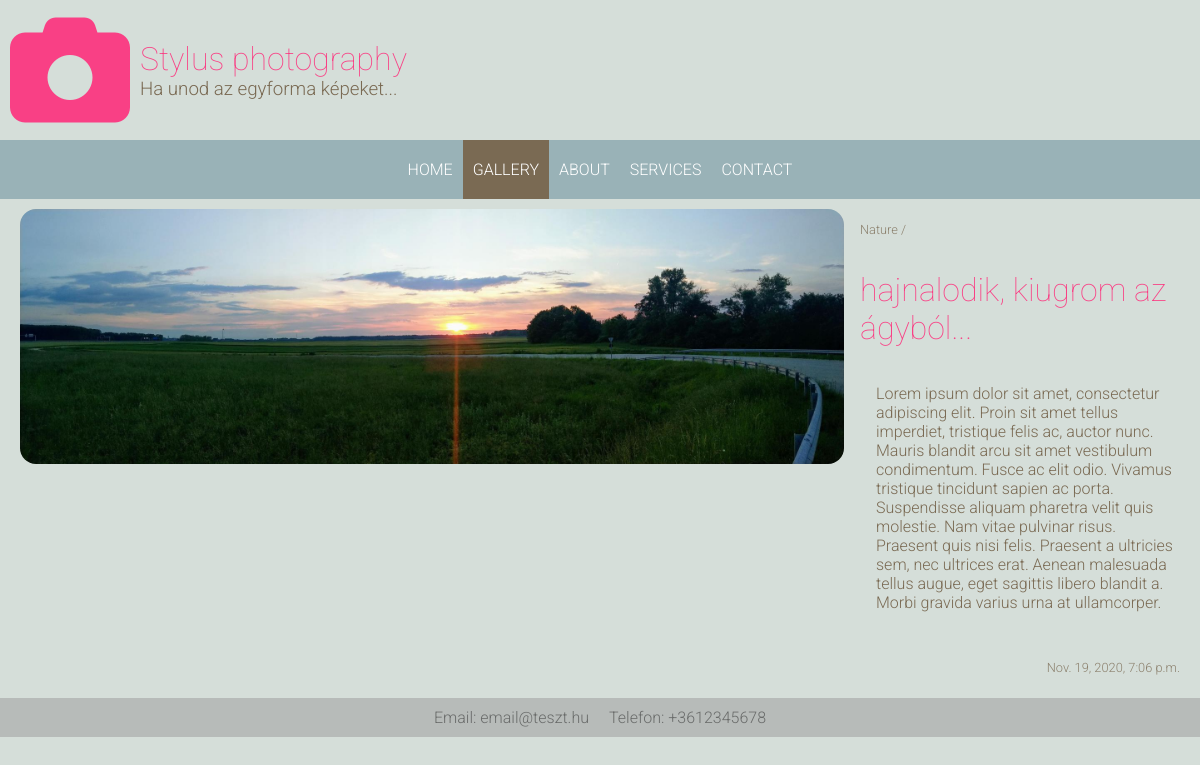
The page /gallery/hajnalodik-kiugrom-az-agybol/ on the database as committed earlier.
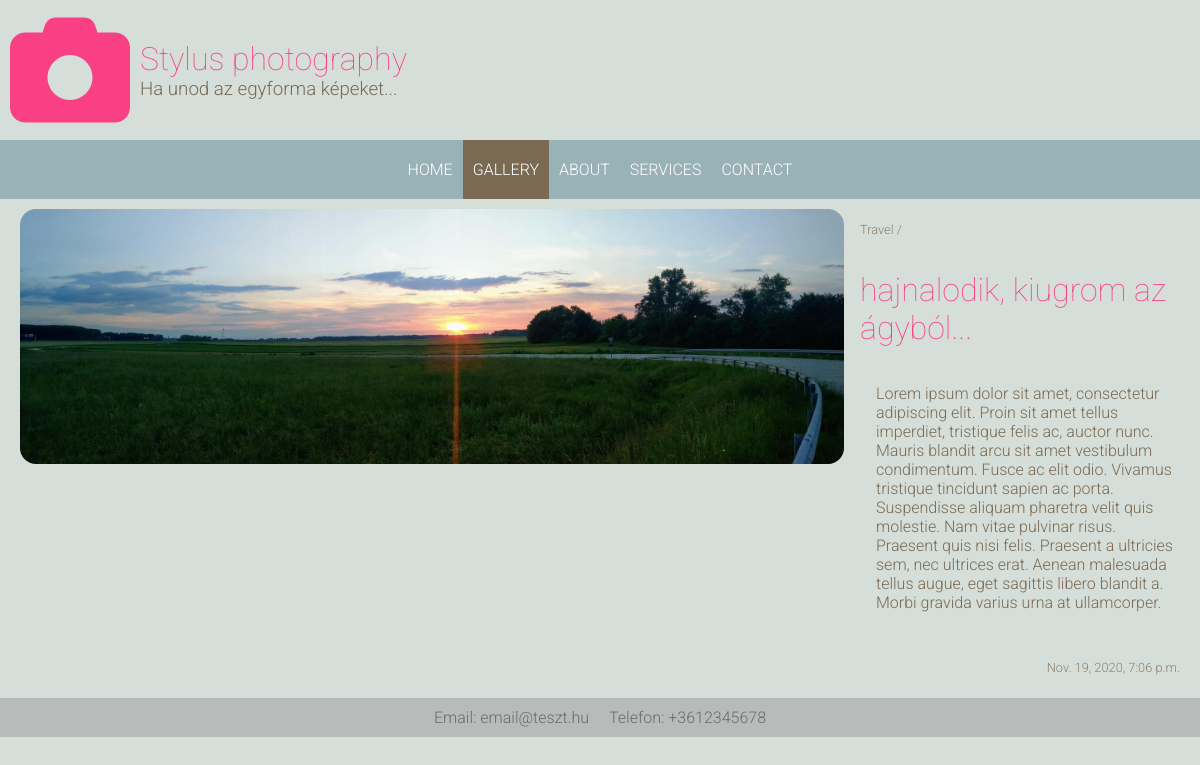
The same page on the database as committed later.
### gallery/models.py (models this page shows, shortened)
class Photo(models.Model):
    category = models.ForeignKey(Category, on_delete=models.CASCADE)
    title = models.CharField("Cím", max_length=200)
    image = models.ImageField("Kép", upload_to="photos")
    description = models.TextField("Leírás", max_length=2000)
    uploaded = models.DateTimeField(auto_now_add=True)
    slug = models.SlugField(max_length=200, blank=True, editable=False)
    class Meta:
        verbose_name_plural = "Fotók"

class Category(models.Model):
    title = models.CharField("Kategória név", max_length=200)
    class Meta:
        verbose_name_plural = "Kategóriák"
    def __str__(self):
        return self.title

### gallery/views.py (the view)
# urls.py: path('<str:slug>/', PhotoDetailView.as_view(), name="photo_details")
class PhotoDetailView(DetailView):
    model = Photo
    template_name = "gallery/photo_details.html"
    context_object_name = "photo"

### pages/context_processors.py (called while the page is built)
def global_context(request):
    site_infos = SiteInfo.objects.all()
    if not site_infos:
        return {}
    return {
        "site_name": site_infos[0].site_name,
        "logo": site_infos[0].image,
        "site_subtitle": site_infos[0].subtitle,
        "email": site_infos[0].email,
        "phone": site_infos[0].phone,
    }

### templates/gallery/photo_details.html (shortened to what this page needs)
{% extends '_base.html' %}
{% block content %}
    <div class="details_layout">
        <img src="{{ photo.image.url }}" alt="" class="detail_photo">
        <div class="photo_description_layout">
            <p class="photo_category">{{ photo.category }} /</p>
            <h1>{{ photo.title }}</h1>
            <p class="photo_description">{{ photo.description }}</p>
            <br>
            <p class="photo_date">{{ photo.uploaded }}</p>
        </div>
    </div>
{% endblock content %}

Rows that differ between the two databases and show on the page:
changed Photo "hajnalodik, kiugrom az ágyból...": category "Nature" → "Travel"
